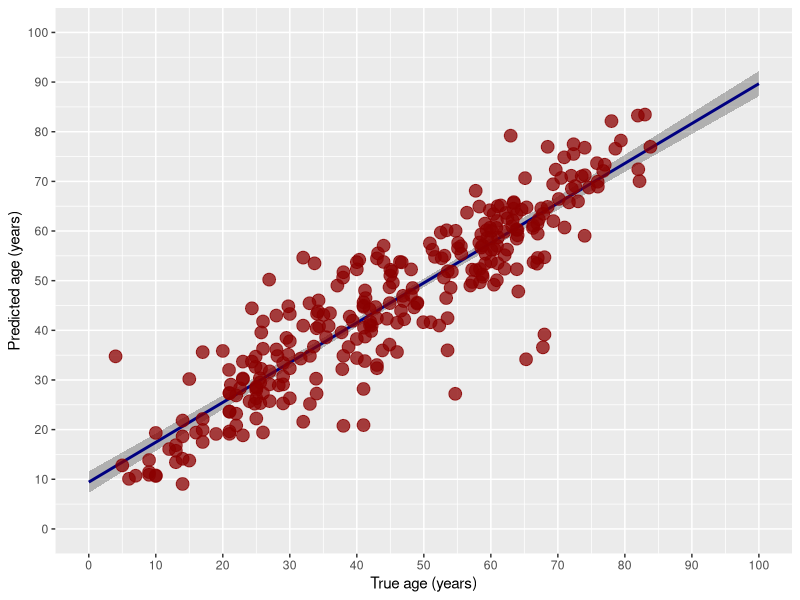

Write R code to recreate this figure.
library( kernlab )
library( randomForest )
library( ggplot2 )

# trainingData <- read.csv( "PCAVariation0.99/trainingBrainSegmentationPosteriors2Projections.csv" )
# testingData <- read.csv( "PCAVariation0.99/testingBrainSegmentationPosteriors2Projections.csv" )
# trainingData <- read.csv( "PCAVariation0.99/trainingCorticalThicknessProjections.csv" )
# testingData <- read.csv( "PCAVariation0.99/testingCorticalThicknessProjections.csv" )
trainingData <- read.csv( "PCAVariation0.99/trainingTiledProjections.csv" )
testingData <- read.csv( "PCAVariation0.99/testingTiledProjections.csv" )

# Remove ID, gender, and site

trainingData <- trainingData[, 3:ncol( testingData )]
testingData <- testingData[, 3:ncol( testingData )]

brainAgeVM <- rvm( AGE ~ ., data = trainingData, type = "regression",
                    kernel = "laplacedot",
                    verbosity = 1, tol = .Machine$double.eps,
                    minmaxdiff = 1e-3, cross = 0, fit = TRUE,
                    na.action = na.omit , iterations = 1000 )
predictedAge <- predict( brainAgeVM, testingData )

# brainAgeVM <- randomForest( AGE ~ ., data = trainingData,
#                     na.action = na.omit, replace = FALSE, ntree = 2000 )
# predictedAge <- predict( brainAgeVM, testingData )

correlation <- cor( testingData$AGE, predictedAge )
meanerr <- mean( abs(  testingData$AGE - predictedAge ) )

cat( "Correlation (true vs. predicted age): ", correlation, ", mean error ", meanerr , "\n", sep = '' )

plotData <- data.frame( TrueAge = testingData$AGE, PredictedAge = predictedAge )

brainAgeRegression <- lm( testingData$AGE ~ 1 + predictedAge )

brainAgePlot <- ggplot( plotData, aes( x = TrueAge, y = PredictedAge ) ) +
                stat_smooth( colour = "navyblue", formula = y ~ 1 + x, method = "lm",
                  size = 1, n = 1000, level = 0.95, se = TRUE, fullrange = TRUE, fill = 'black', alpha = 0.25 ) +
                geom_point( colour = "darkred", size = 4, alpha = 0.75 ) +
                scale_x_continuous( "True age (years)", breaks = seq( 0, 100, by = 10 ), labels = seq( 0, 100, by = 10 ), limits = c( 0, 100 ) ) +
                scale_y_continuous( "Predicted age (years)", breaks = seq( 0, 100, by = 10 ), labels = seq( 0, 100, by = 10 ), limits = c( 0, 100 ) )
ggsave( filename = paste( "brainAgeTiled.pdf", sep = "" ), plot = brainAgePlot, width = 6, height = 6, units = 'in' )



# plot the results (Bland Altman)
#
# ageDifference <- ( testingData$AGE - predictedAge )
# meanAgeDifference <- mean( ageDifference )
# stdAgeDifference <- sd( ageDifference )
#
# upperLineIntercept <- meanAgeDifference + 0.95 * stdAgeDifference
# lowerLineIntercept <- meanAgeDifference - 0.95 * stdAgeDifference
#
# plotData <- data.frame( TrueAge = testingData$AGE, AgeDifference = ageDifference )
#
# brainAgePlot <- ggplot( plotData, aes( x = TrueAge, y = AgeDifference ) ) +
#                 geom_point( colour = "darkred", size = 4, alpha = 0.75 ) +
#                 geom_hline( aes( yintercept = upperLineIntercept ), colour = "navyblue", linetype = "dashed" ) +
#                 geom_hline( aes( yintercept = lowerLineIntercept ), colour = "navyblue", linetype = "dashed" ) +
#                 scale_x_continuous( "True age", breaks = seq( 10, 80, by = 10 ), labels = seq( 10, 80, by = 10 ), limits = c( 10, 80 ) ) +
#                 scale_y_continuous( "True - predicted age", breaks = seq( -20, 20, by = 5 ), labels = seq( -20, 20, by = 5 ), limits = c( -20, 20 ) ) +
#                 ggtitle( "True vs. Predicted Age" )
# ggsave( filename = paste( "brainAge.pdf", sep = "" ), plot = brainAgePlot, width = 8, height = 6, units = 'in' )
#

if( FALSE )
  {
  img<-as.matrix( trainingData[ ,c(1,3:ncol(trainingData) ) ] )
  testimg<-as.matrix( testingData[ ,c(1,3:ncol(trainingData) ) ] )
  myregression <- sparseRegression( img , data.frame( AGE=trainingData$AGE , SEX=trainingData$SEX ), "AGE",  sparseness=-0.1, nvecs=10, its=10, cthresh=0)
  ff<-data.frame(AGE=trainingData$AGE, myregression$umatrix )
  tt<-glm( AGE ~ ., data = ff )
  cor.test( predict( tt ) , ff$AGE )

  newu<-  testimg %*% ( as.matrix( myregression$eigenanatomyimages ) )
  colnames( newu ) <- colnames( myregression$umatrix  )
  names( newu ) <- names( myregression$umatrix  )
  ff<-data.frame(  newu )
  predictedAge2 <- predict( tt, newdata=ff )
  correlation <- cor( testingData$AGE, predictedAge2 )
  meanerr<-(  mean( abs(  testingData$AGE - predictedAge2 ) ) )
  cat( "Correlation (true vs. predicted age): ", correlation, " mean err " , meanerr , "\n", sep = '' )
  }
